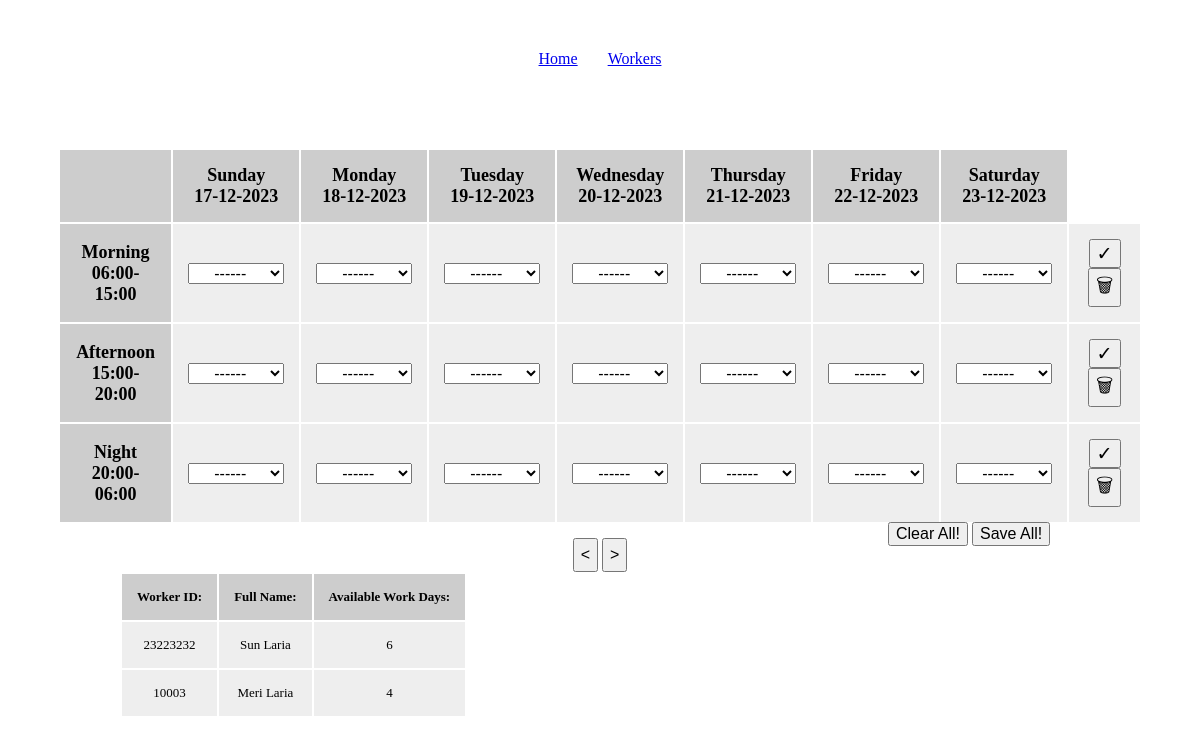
The app's page /, older data.
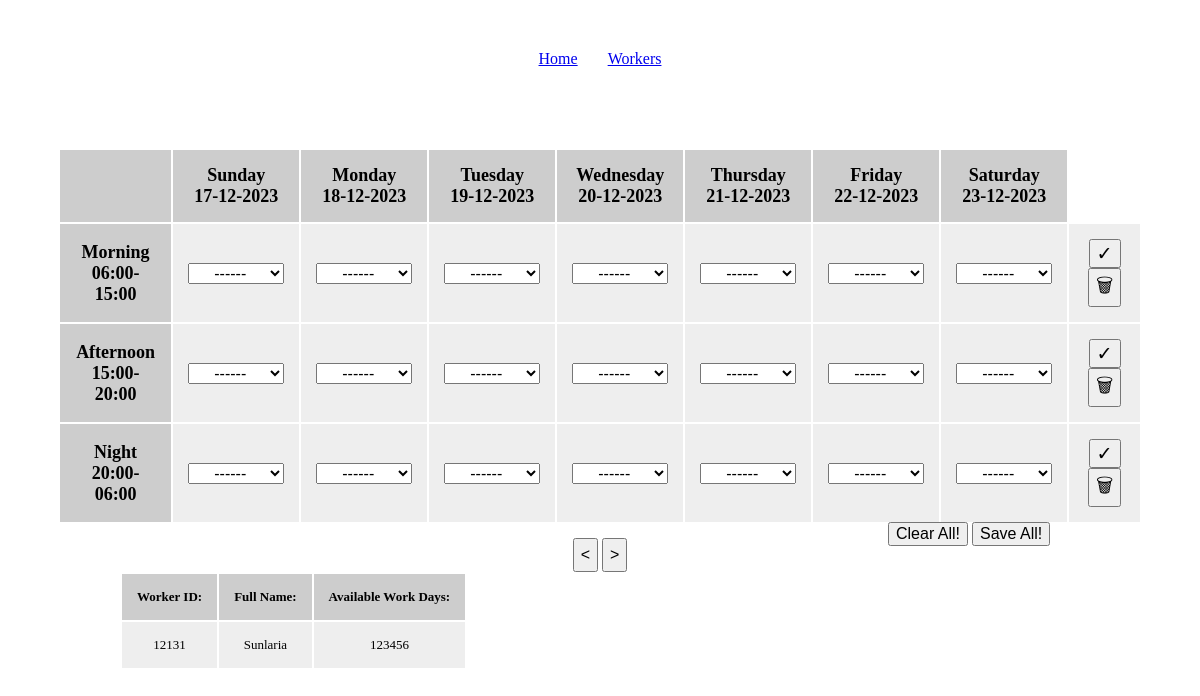
The same page, newer data.
### shift_manager/models.py (models this page shows)
class Worker(models.Model):
    Worker_ID = models.IntegerField(validators=[MinValueValidator(10000),MaxValueValidator(99999)])
    Full_Name = models.CharField(max_length=20)
    Work_Days = models.IntegerField()

### shift_manager/views.py (the view)
# urls.py: path('', views.home, name='home'),
def home(request,week_num=datetime.datetime.now().isocalendar()[1]-1):
    today = datetime.date.today()
    startdate = time.asctime(time.strptime(f'{today.year} %d 0' % week_num, '%Y %W %w'))
    startdate = datetime.datetime.strptime(startdate, '%a %b %d %H:%M:%S %Y')
    dates = [startdate.strftime('%d-%m-%Y')]
    for i in range(1, 7):
        day = startdate + datetime.timedelta(days=i)
        dates.append(day.strftime('%d-%m-%Y'))
    return render(request, "shift_manager/index.html",
                  {"week_dates":dates,
                   "week_num":week_num,
                   "workers_list":[{"Worker_ID":i.Worker_ID,"Full_Name":i.Full_Name,"Work_Days_Left":i.Work_Days-len(i.shift_set.filter(Date__gte="-".join(dates[0].split("-")[::-1]), Date__lte="-".join(dates[-1].split("-")[::-1])))} for i in Worker.objects.all()],
                   "available_workers_list":[{"Worker_ID":i.Worker_ID,"Full_Name":i.Full_Name} for i in Worker.objects.all() if len(i.shift_set.filter(Date__gte="-".join(dates[0].split("-")[::-1]), Date__lte="-".join(dates[-1].split("-")[::-1]))) < i.Work_Days]
                   })

### shift_manager/templatetags/filters.py (called while the page is built)
@register.filter
def list_index(indexable, i):
    return indexable[int(i)]

@register.filter
def list_index_date(indexable, i):
    return "-".join(indexable[int(i)].split("-")[::-1])

@register.filter
def list_split(value):
    return value.split(" ")

@register.simple_tag
def filter_worker_name(date,shift):
    try:
        choice = [i for i in Shift.objects.filter(Date=date,Shift=shift)][0]
        result=f"<option selected value='{choice.Worker.Worker_ID}'>{choice.Worker.Full_Name}</option>"
        return mark_safe(result)
    except:
        return ""

### shift_manager/templates/shift_manager/index.html (shortened to what this page needs)
{% extends "shift_manager/base.html" %}
{% block content %}
<table>
    <tr>
        <th></th>
        {% load filters %}
        {% for week_day in "0 1 2 3 4 5 6"|list_split %}
        <th>{{ 'Sunday Monday Tuesday Wednesday Thursday Friday Saturday'|list_split|list_index:week_day }}
            <br>
            {{ week_dates|list_index:week_day }}
        </th>
        {% endfor %}
    </tr>
    <tr>
        <th>Morning<br>06:00-15:00</th>
        <form action="{% url 'save' %}" method="post" id="form1">
            {% for week_day in "0 1 2 3 4 5 6"|list_split %}
            <td>
                {% with cell_date=week_dates|list_index_date:week_day %}
                <select id="Worker_row1" name="Worker">
                    <option value="empty">------</option>
                </select>
                {% endwith %}
            </td>
            {% endfor %}
            <td><input type="submit" value="&#x2713">
                <input type="submit" value="&#x1f5d1" formaction="{% url 'delete' %}" id="clear-row"></td>
        </form>
    </tr>
    <tr>
        <th>Afternoon<br>15:00-20:00</th>
        <form action="{% url 'save' %}" method="post" id="form2">
            {% for week_day in "0 1 2 3 4 5 6"|list_split %}
            <td>
                {% with cell_date=week_dates|list_index_date:week_day %}
                <select id="Worker_row2" name="Worker">
                    <option value="empty">------</option>
                </select>
                {% endwith %}
            </td>
            {% endfor %}
            <td><input type="submit" value="&#x2713">
                <input type="submit" value="&#x1f5d1" formaction="{% url 'delete' %}" id="clear-row"></td>
        </form>
    </tr>
    <tr>
        <th>Night<br>20:00-06:00</th>
        <form action="{% url 'save' %}" method="post" id="form3">
            {% for week_day in "0 1 2 3 4 5 6"|list_split %}
            <td>
                {% with cell_date=week_dates|list_index_date:week_day %}
                <select id="Worker_row3" name="Worker">
                    <option value="empty">------</option>
                </select>
                {% endwith %}
            </td>
            {% endfor %}
            <td><input type="submit"  value="&#x2713">
                <input type="submit" value="&#x1f5d1" formaction="{% url 'delete' %}" id="clear-row"></td>
        </form>
    </tr>
</table>
<div id="calender_buttons">
    <button id="back_button" onclick=button_control(week_num-1)><</button>
    <button id="front_button" onclick=button_control(week_num+1)>></button>
</div>
<div id="action-buttons-div">
<button class="action_button" id="clear_all">Clear All!</button>
<button class="action_button" id="save_all">Save All!</button>
</div>
<div id="worker_list">
    <table style="font-size:small;">
        <tr>
            <th style="font-size: small;">Worker ID:</th>
            <th style="font-size: small;">Full Name:</th>
            <th style="font-size: small;">Available Work Days:</th>
        </tr>
        {% for worker in workers_list %}
        <tr>
            <td>{{ worker.Worker_ID }}</td>
            <td>{{ worker.Full_Name }}</td>
            <td>{{ worker.Work_Days_Left }}</td>
        </tr>
        {% endfor %}
    </table>
</div>
{% endblock %}

### shift_manager/templates/shift_manager/base.html (shortened to what this page needs)
<!DOCTYPE html>
<html lang="en">
<head>
    {% load static %}
    <link rel="stylesheet" href="{% static 'shift_manager/style.css' %}">
</head>
<body>
    <div id="content">
        <div id="nav">
            <div><a href="{% url 'home' %}">Home</a></div>
            <div><a href="{% url 'workers' %}">Workers</a></div>
        </div>
        <div id="data">
        {% block content %}
        {% endblock %}
        </div>
    </div>
</body>
</html>

### shift_manager/static/shift_manager/style.css (style rules this page uses)
#content { margin: 50px; }
#nav { text-align: center; display: flex; flex-direction: row; gap: 30px; justify-content: center; margin-bottom: 10vh; }
#data { text-align: center; }
table { display: inline-block; text-align: center; }
td { padding: 15px; background-color: #eeeeee; }
th { padding: 15px; background-color: #bbbbbbbb; font-size: large; }
#back_button, #front_button { padding: 6px; margin-top: 10px; cursor: pointer; font-size: medium; }
#action-buttons-div { position: absolute; left: 74vw; bottom: 31.8vh; }
input { font-size: larger; }
select { font-size:medium; text-align: center; width: 6em; }
#worker_list { position: absolute; left: 10vw; }
.action_button { cursor: pointer; font-size: medium; }

Row changes from the older to the newer data that the page shows:
removed Worker: Full_Name "Sun Laria"
removed Worker: Full_Name "Meri Laria"
added Worker: Full_Name "Sunlaria"
Text that changed along with them:
new list line: "12131 123456"
list line gone: "23223232 6"
list line gone: "10003 4"
